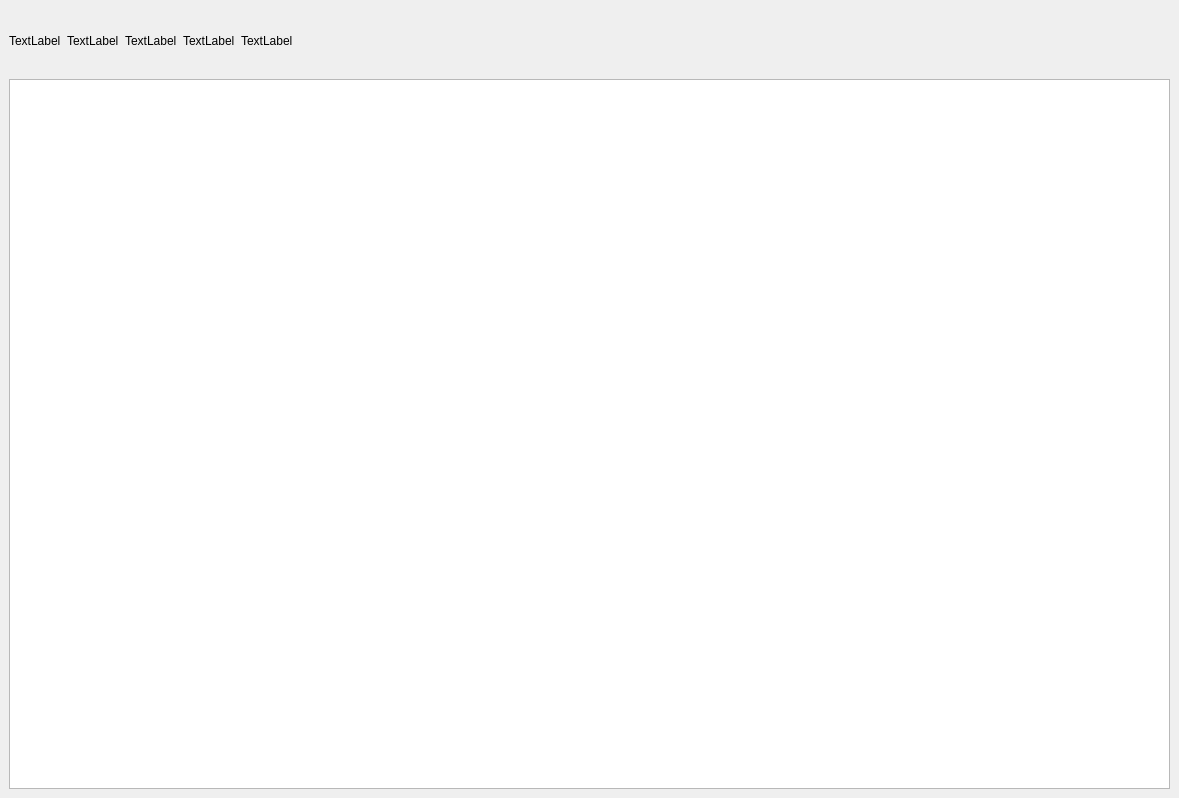
<?xml version="1.0" encoding="UTF-8"?>
<ui version="4.0">
 <class>MainWindow</class>
 <widget class="QMainWindowExt" name="MainWindow">
  <property name="geometry">
   <rect>
    <x>0</x>
    <y>0</y>
    <width>1179</width>
    <height>798</height>
   </rect>
  </property>
  <property name="windowTitle">
   <string>MainWindow</string>
  </property>
  <widget class="QWidget" name="centralwidget">
   <layout class="QVBoxLayout" name="verticalLayout_2">
    <item>
     <layout class="QHBoxLayout" name="horizontalLayout" stretch="0,0,0,0,0,0">
      <item>
       <widget class="QLabel" name="add_link_icon_label">
        <property name="sizePolicy">
         <sizepolicy hsizetype="Preferred" vsizetype="Fixed">
          <horstretch>0</horstretch>
          <verstretch>0</verstretch>
         </sizepolicy>
        </property>
        <property name="minimumSize">
         <size>
          <width>0</width>
          <height>64</height>
         </size>
        </property>
        <property name="text">
         <string>TextLabel</string>
        </property>
       </widget>
      </item>
      <item>
       <widget class="QLabel" name="label_2">
        <property name="sizePolicy">
         <sizepolicy hsizetype="Preferred" vsizetype="Fixed">
          <horstretch>0</horstretch>
          <verstretch>0</verstretch>
         </sizepolicy>
        </property>
        <property name="minimumSize">
         <size>
          <width>0</width>
          <height>64</height>
         </size>
        </property>
        <property name="text">
         <string>TextLabel</string>
        </property>
       </widget>
      </item>
      <item>
       <widget class="QLabel" name="label_3">
        <property name="sizePolicy">
         <sizepolicy hsizetype="Preferred" vsizetype="Fixed">
          <horstretch>0</horstretch>
          <verstretch>0</verstretch>
         </sizepolicy>
        </property>
        <property name="minimumSize">
         <size>
          <width>0</width>
          <height>64</height>
         </size>
        </property>
        <property name="text">
         <string>TextLabel</string>
        </property>
       </widget>
      </item>
      <item>
       <widget class="QLabel" name="label_4">
        <property name="sizePolicy">
         <sizepolicy hsizetype="Preferred" vsizetype="Fixed">
          <horstretch>0</horstretch>
          <verstretch>0</verstretch>
         </sizepolicy>
        </property>
        <property name="minimumSize">
         <size>
          <width>0</width>
          <height>64</height>
         </size>
        </property>
        <property name="text">
         <string>TextLabel</string>
        </property>
       </widget>
      </item>
      <item>
       <widget class="QLabel" name="label_5">
        <property name="sizePolicy">
         <sizepolicy hsizetype="Preferred" vsizetype="Fixed">
          <horstretch>0</horstretch>
          <verstretch>0</verstretch>
         </sizepolicy>
        </property>
        <property name="minimumSize">
         <size>
          <width>0</width>
          <height>64</height>
         </size>
        </property>
        <property name="text">
         <string>TextLabel</string>
        </property>
       </widget>
      </item>
      <item>
       <spacer name="horizontalSpacer">
        <property name="orientation">
         <enum>Qt::Orientation::Horizontal</enum>
        </property>
        <property name="sizeHint" stdset="0">
         <size>
          <width>40</width>
          <height>20</height>
         </size>
        </property>
       </spacer>
      </item>
     </layout>
    </item>
    <item>
     <layout class="QHBoxLayout" name="horizontalLayout_2">
      <item>
       <widget class="QListWidget" name="listWidget"/>
      </item>
     </layout>
    </item>
   </layout>
  </widget>
 </widget>
 <customwidgets>
  <customwidget>
   <class>QMainWindowExt</class>
   <extends>QMainWindow</extends>
   <header>qmainwindowext.h</header>
   <container>1</container>
  </customwidget>
 </customwidgets>
 <resources/>
 <connections/>
 </ui>
